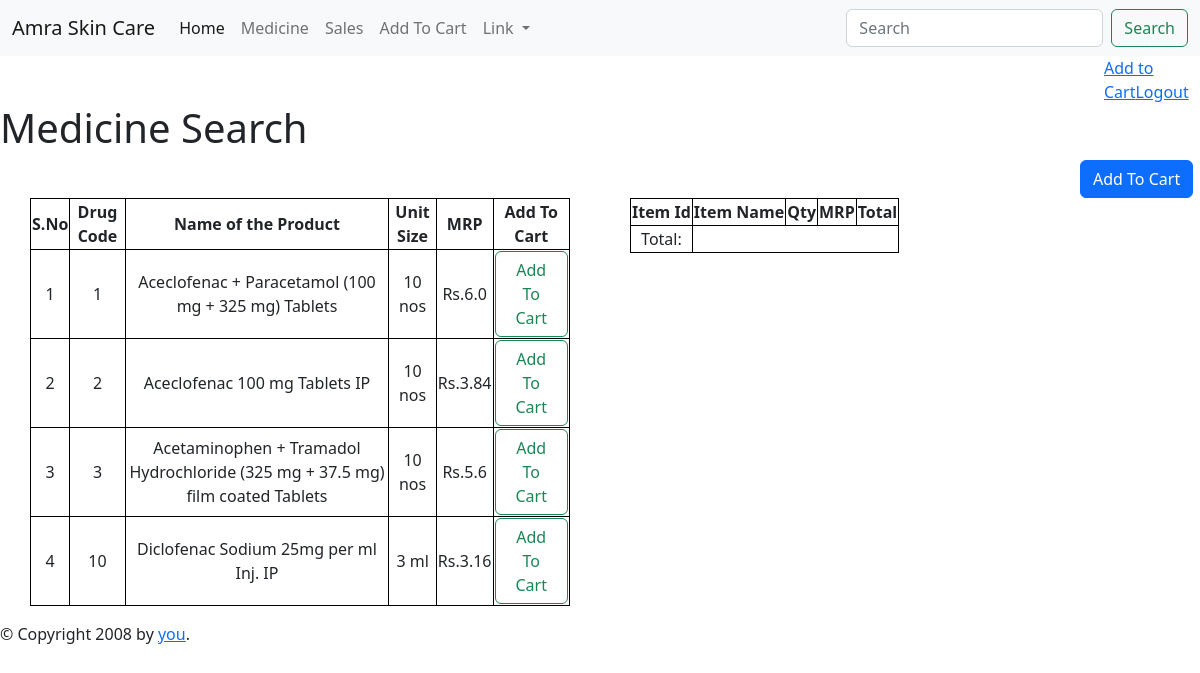
/product, run on the app's committed database.
### Billing_app/models.py (models this page shows)
class Medicine(models.Model):
    drug_code=models.IntegerField()
    medicine_name=models.CharField(max_length=100)
    unit_size=models.IntegerField()
    unit_value=models.CharField(max_length=5, choices=UNIT_VALUE, default='nos')
    mrp=models.FloatField()

### Billing_app/views.py (the view)
# urls.py: path('product', views.product,name='Product'),
def product(request):
    context ={}
    context["medicine"] = Medicine.objects.all()
    return render(request,'Product.html',context)

### Templates/Product.html (shortened to what this page needs)
{% extends "Base.html" %}
{% load static %}
{% block content %}
<h1>Medicine Search</h1>
<button type="button" id="btn-addtocart" class="btn btn-primary" data-bs-toggle="modal" data-bs-target="#exampleModal">
  Add To Cart
</button>
<div class="table">
<div class="medicine">
<table class="medicine-table">
    <tr><th>S.No</th><th>Drug Code</th><th>Name of the Product</th><th>Unit Size</th><th>MRP</th><th>Add To Cart</th></tr>
    <tbody id="medicine-table-body">
    <tr id="medicine-table-tr">
    {% for items in medicine %}
        <td id="medicine-table-td">{{ forloop.counter }}</td>
        <td id="medicine-table-td">{{items.drug_code}}</td>
        <td id="medicine-table-td">{{items.medicine_name}}</td>
        <td id="medicine-table-td">{{items.unit_size}} {{items.unit_value}}</td>
        <td id="medicine-table-td">Rs.{{items.mrp}}</td>
        <td>
            <button class="btn btn-outline-success" onclick="addtocart({{items.id}},'{{items.medicine_name}}',{{items.mrp}})")">Add To Cart</button>
        </td>
    </tr>
    </tbody>
{% endfor %}
</table>
</div>
<div class="cart">
<table >
<th>Item Id</th><th>Item Name</th><th>Qty</th><th>MRP</th><th>Total</th>
<tfoot>
    <tr>
        <td>Total:</td>
    </tr>
</tfoot>
</table>
</div>
</div>
{% endblock %}

### Templates/Base.html (shortened to what this page needs)
<!DOCTYPE html>
<html lang="en">
<head>
{% load static %}
<link rel='stylesheet' href="{% static 'bootstrap/css/bootstrap.min.css' %}"/ >
 <link rel="stylesheet" href="{%static 'css/style.css'%}" />
</head>
<body>
<div>
<nav class="navbar navbar-expand-lg navbar-light bg-light">
  <div class="container-fluid">
    <a class="navbar-brand" href="#">Amra Skin Care</a>
    <div class="collapse navbar-collapse" id="navbarScroll">
      <ul class="navbar-nav me-auto my-2 my-lg-0 navbar-nav-scroll" style="--bs-scroll-height: 100px;">
        <li class="nav-item">
          <a class="nav-link active" aria-current="page" href="{% url 'Home'%}">Home</a>
        </li>
        <li class="nav-item">
          <a class="nav-link" href="{% url 'Product'%}">Medicine</a>
        </li>
        <li class="nav-item">
          <a class="nav-link" href="{% url 'Sales'%}">Sales</a>
        </li>
        <li class="nav-item">
          <a class="nav-link" href="#">Add To Cart</a>
        </li>
        <li class="nav-item dropdown">
          <a class="nav-link dropdown-toggle" href="#" id="navbarScrollingDropdown" role="button" data-bs-toggle="dropdown" aria-expanded="false">
            Link
          </a>
        </li>
      </ul>
      <form class="d-flex">
        <input class="form-control me-2" type="search" id="search" autocomplete="off" placeholder="Search" aria-label="Search">
        <button class="btn btn-outline-success" type="submit">Search</button>
      </form>
    </div>
  </div>
</nav>
</div>
<div style="margin-left: 92%"style="margin-left: 96%"><a class=""  href="#">Add to Cart</a><a class=""href="#">Logout</a></div>
    <div id="content">{% block content %}{% endblock %}</div>
    <div id="footer">
        {% block footer %}
        &copy; Copyright 2008 by <a href="http://domain.invalid/">you</a>.
        {% endblock %}
    </div>
</body>
</html>

### static/css/style.css (style rules this page uses)
body { background-color:white; }

### Templates/Product.html (style rules this page uses)
th,tr,td,table { border: 1px solid black; text-align: center; }
.table { display:flex; justify-content: space-evenly; }
.medicine,.cart { width:45%; }
#btn-addtocart { margin-left:90% }

### data on the page
Medicine: drug_code "1", medicine_name "Aceclofenac + Paracetamol (100 mg + 325 mg) Tablets", unit_size "10", unit_value "nos", mrp "6.0"
Medicine: drug_code "2", medicine_name "Aceclofenac 100 mg Tablets IP", unit_size "10", unit_value "nos", mrp "3.84"
Medicine: drug_code "3", medicine_name "Acetaminophen + Tramadol Hydrochloride (325 mg + 37.5 mg) film coated Tablets", unit_size "10", unit_value "nos", mrp "5.6"
Medicine: drug_code "10", medicine_name "Diclofenac Sodium 25mg per ml Inj. IP", unit_size "3", unit_value "ml", mrp "3.16"
